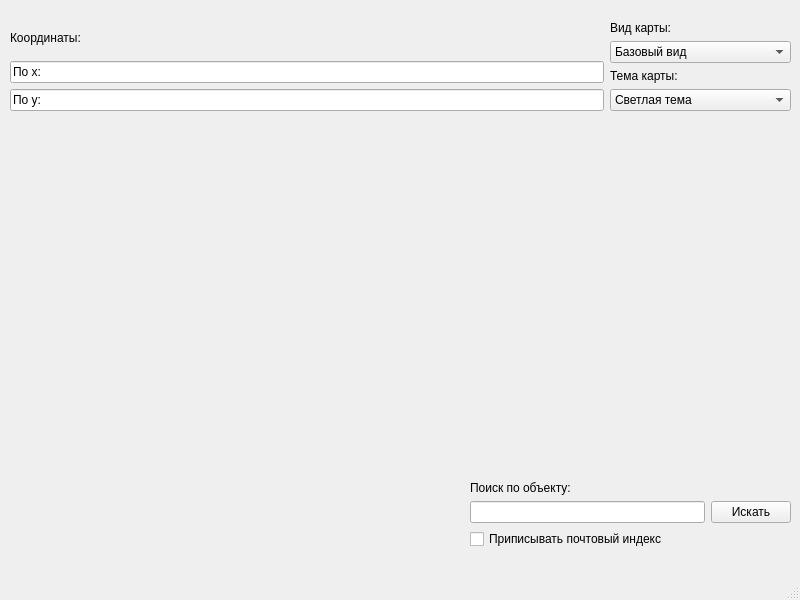
<?xml version="1.0" encoding="UTF-8"?>
<ui version="4.0">
 <class>MainWindow</class>
 <widget class="QMainWindow" name="MainWindow">
  <property name="geometry">
   <rect>
    <x>0</x>
    <y>0</y>
    <width>800</width>
    <height>600</height>
   </rect>
  </property>
  <property name="windowTitle">
   <string>MainWindow</string>
  </property>
  <widget class="QWidget" name="centralwidget">
   <widget class="QWidget" name="verticalLayoutWidget_3">
    <property name="geometry">
     <rect>
      <x>470</x>
      <y>480</y>
      <width>321</width>
      <height>69</height>
     </rect>
    </property>
    <layout class="QVBoxLayout" name="verticalLayout_3">
     <item>
      <widget class="QLabel" name="label_4">
       <property name="text">
        <string>Поиск по объекту:</string>
       </property>
      </widget>
     </item>
     <item>
      <layout class="QHBoxLayout" name="horizontalLayout">
       <item>
        <widget class="QLineEdit" name="lineEdit_3"/>
       </item>
       <item>
        <widget class="QPushButton" name="pushButton">
         <property name="text">
          <string>Искать</string>
         </property>
        </widget>
       </item>
      </layout>
     </item>
     <item>
      <widget class="QCheckBox" name="checkBox">
       <property name="text">
        <string>Приписывать почтовый индекс</string>
       </property>
      </widget>
     </item>
    </layout>
   </widget>
   <widget class="QWidget" name="horizontalLayoutWidget">
    <property name="geometry">
     <rect>
      <x>10</x>
      <y>20</y>
      <width>781</width>
      <height>91</height>
     </rect>
    </property>
    <layout class="QHBoxLayout" name="horizontalLayout_2">
     <item>
      <layout class="QVBoxLayout" name="verticalLayout">
       <item>
        <widget class="QLabel" name="label">
         <property name="text">
          <string>Координаты:</string>
         </property>
        </widget>
       </item>
       <item>
        <widget class="QLineEdit" name="lineEdit_2">
         <property name="text">
          <string>По x:</string>
         </property>
        </widget>
       </item>
       <item>
        <widget class="QLineEdit" name="lineEdit">
         <property name="text">
          <string>По y:</string>
         </property>
        </widget>
       </item>
      </layout>
     </item>
     <item>
      <layout class="QVBoxLayout" name="verticalLayout_2">
       <item>
        <widget class="QLabel" name="label_2">
         <property name="text">
          <string>Вид карты:</string>
         </property>
        </widget>
       </item>
       <item>
        <widget class="QComboBox" name="comboBox">
         <item>
          <property name="text">
           <string>Базовый вид</string>
          </property>
         </item>
         <item>
          <property name="text">
           <string>Автомобильная навигация</string>
          </property>
         </item>
         <item>
          <property name="text">
           <string>Общественный транспорт</string>
          </property>
         </item>
         <item>
          <property name="text">
           <string>Адмиристративная</string>
          </property>
         </item>
        </widget>
       </item>
       <item>
        <widget class="QLabel" name="label_3">
         <property name="text">
          <string>Тема карты:</string>
         </property>
        </widget>
       </item>
       <item>
        <widget class="QComboBox" name="comboBox_2">
         <item>
          <property name="text">
           <string>Светлая тема</string>
          </property>
         </item>
         <item>
          <property name="text">
           <string>Тёмная тема</string>
          </property>
         </item>
        </widget>
       </item>
      </layout>
     </item>
    </layout>
   </widget>
  </widget>
  <widget class="QMenuBar" name="menubar">
   <property name="geometry">
    <rect>
     <x>0</x>
     <y>0</y>
     <width>800</width>
     <height>21</height>
    </rect>
   </property>
  </widget>
  <widget class="QStatusBar" name="statusbar"/>
 </widget>
 <resources/>
 <connections/>
</ui>
